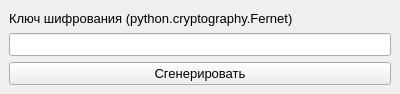
<?xml version="1.0" encoding="UTF-8"?>
<ui version="4.0">
 <class>MainWindow</class>
 <widget class="QMainWindow" name="MainWindow">
  <property name="geometry">
   <rect>
    <x>0</x>
    <y>0</y>
    <width>400</width>
    <height>94</height>
   </rect>
  </property>
  <property name="minimumSize">
   <size>
    <width>400</width>
    <height>94</height>
   </size>
  </property>
  <property name="maximumSize">
   <size>
    <width>400</width>
    <height>94</height>
   </size>
  </property>
  <property name="windowTitle">
   <string>Генератор ключей шифрования</string>
  </property>
  <widget class="QWidget" name="centralwidget">
   <layout class="QVBoxLayout" name="verticalLayout_2">
    <item>
     <layout class="QVBoxLayout" name="verticalLayout">
      <item>
       <widget class="QLabel" name="label">
        <property name="font">
         <font>
          <pointsize>10</pointsize>
         </font>
        </property>
        <property name="text">
         <string>Ключ шифрования (python.cryptography.Fernet)</string>
        </property>
       </widget>
      </item>
      <item>
       <widget class="QLineEdit" name="lineEdit">
        <property name="font">
         <font>
          <pointsize>10</pointsize>
         </font>
        </property>
        <property name="readOnly">
         <bool>true</bool>
        </property>
       </widget>
      </item>
      <item>
       <widget class="QPushButton" name="pushButton">
        <property name="font">
         <font>
          <pointsize>10</pointsize>
         </font>
        </property>
        <property name="text">
         <string>Сгенерировать</string>
        </property>
       </widget>
      </item>
     </layout>
    </item>
   </layout>
  </widget>
 </widget>
 <resources/>
 <connections/>
</ui>
